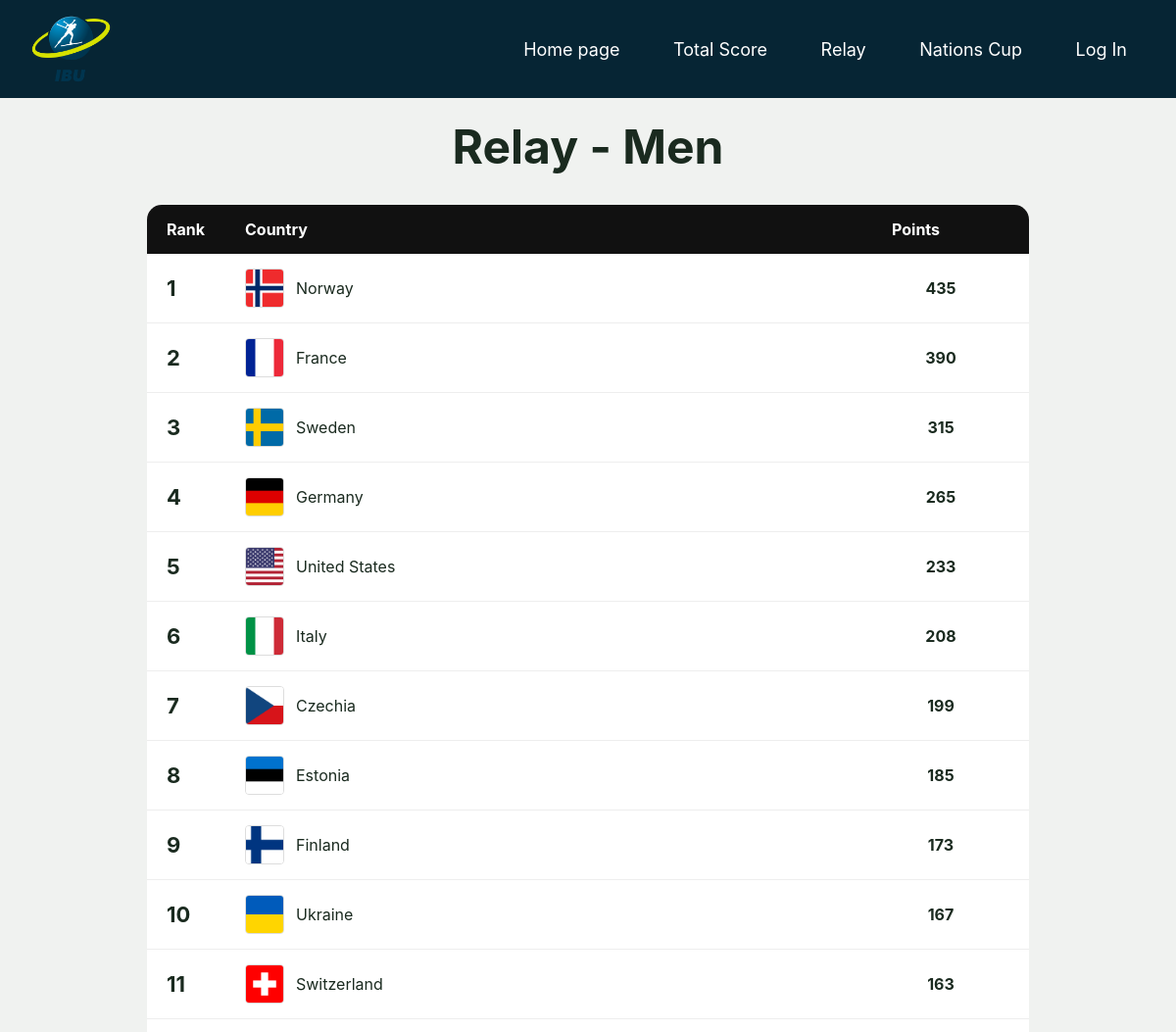
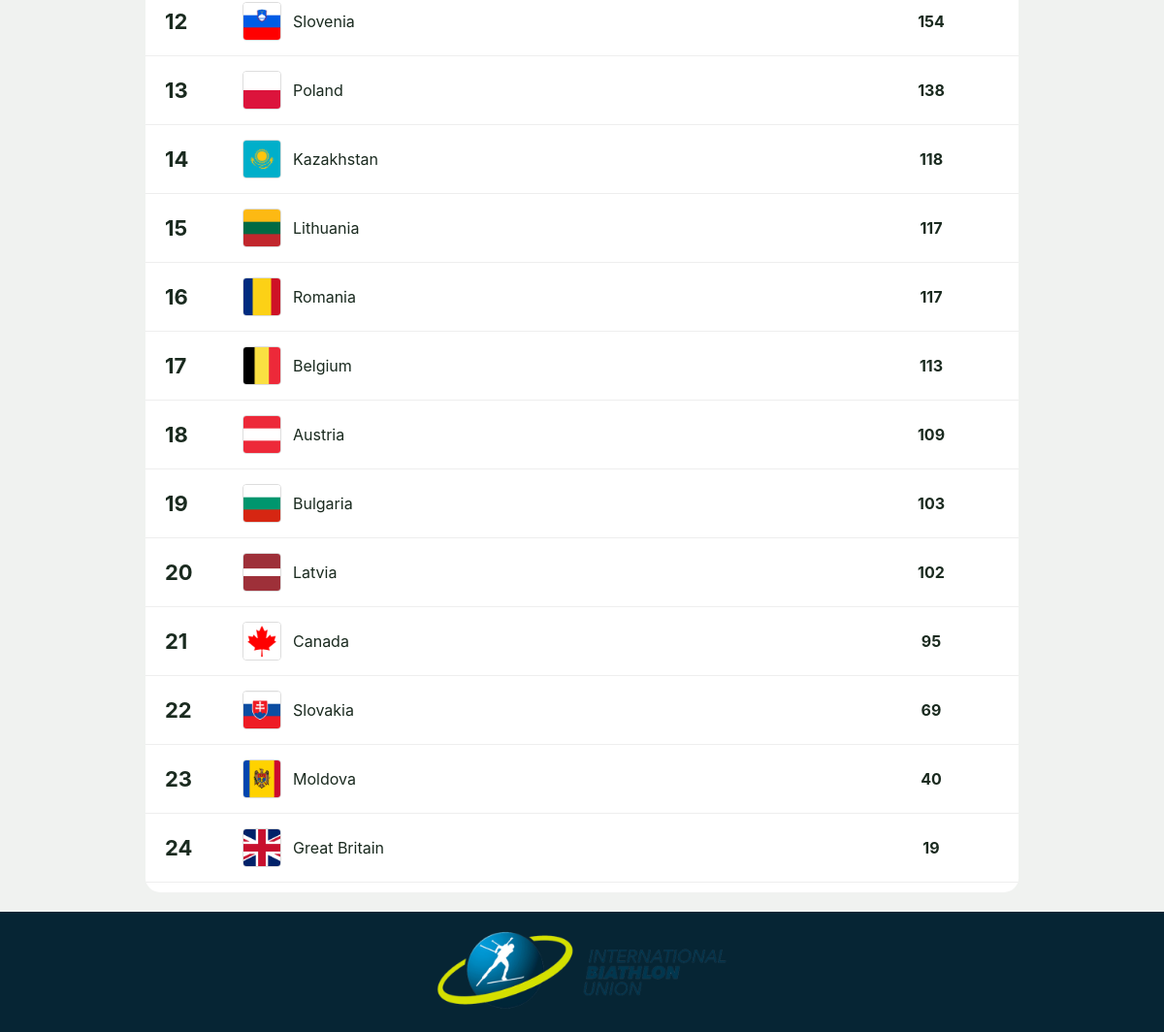
The app's page /stafete/1 with its own data (2 pictures, top to bottom).
### tables this page shows
CREATE TABLE Gender (
	id INTEGER NOT NULL PRIMARY KEY AUTOINCREMENT,
	Gender TEXT NOT NULL
, Picture TEXT);

CREATE TABLE Nations (
	id INTEGER NOT NULL PRIMARY KEY AUTOINCREMENT,
	Country_id INTEGER NOT NULL,
	Discipline_id INTEGER NOT NULL,
	Gender_id INTEGER NOT NULL,
	Points INTEGER NOT NULL,
	CONSTRAINT Nations_Country_FK FOREIGN KEY (Country_id) REFERENCES Country(id),
	CONSTRAINT Nations_discipline_FK FOREIGN KEY (Discipline_id) REFERENCES discipline(id),
	CONSTRAINT Nations_Gender_FK FOREIGN KEY (Gender_id) REFERENCES Gender(id)
);

CREATE TABLE Country (
	id INTEGER NOT NULL PRIMARY KEY AUTOINCREMENT,
	Country TEXT NOT NULL,
	Flag TEXT NOT NULL
);

### app.py (the view)
@app.route("/stafete/<int:gender_id>")
def relay_show(gender_id):
    conn = get_db_connection()
    Relay = conn.execute(
        """
        SELECT Nations.*, Country.Flag AS flag, Country.Country as country, Gender.Gender AS gender
        FROM Nations
        LEFT JOIN Country ON Nations.Country_id = Country.id
        LEFT JOIN Gender ON Nations.Gender_id = Gender.id
        WHERE Nations.Gender_id = ? AND Nations.Discipline_id = 2
        """,
        (gender_id,),
    ).fetchall()
    conn.close()
    return render_template("relay_show.html", Relay=Relay)

### app.py (called while the page is built)
def get_db_connection():
    db = Path(__file__).parent / "data.db"
    conn = sqlite3.connect(db)
    conn.row_factory = sqlite3.Row
    return conn

### templates/relay_show.html (shortened to what this page needs)
{% extends "base.html" %}
{% block content %}
<h1 class="page-title">
    Relay - {{ Relay[0]['gender'] }}
</h1>
<div class="gender2-show relay-style">
    <div class="table-head">
        <div>Rank</div>
        <div>Country</div>
        <div>Points</div>
    </div>
    {% for relay in Relay %}
    <div class="row">
        <div class="rank">
            {{ loop.index }}
        </div>
        <div class="flag2">
            <img class="photo" src="{{ url_for('static', filename='images/Flags/' ~ relay['flag']) }}" alt="{{ relay['country'] }}">
            <p class="name">{{ relay["country"] }}</p>
        </div>
        <div class="points">
            {{ relay["Points"] }}
        </div>
    </div>
    {% endfor %}
</div>
{% endblock %}

### templates/base.html (shortened to what this page needs)
<!DOCTYPE html>
<html lang="lv">
<head>
    <link rel="stylesheet" href="{{ url_for('static', filename='style.css') }}">
</head>
<body>
    <header>
        <img src="{{ url_for('static', filename='images/logo.png') }}" alt="Logo" class="logo">
        <nav>
            <a href="/">Home page</a>
            <a href="/kopejais">Total Score</a>
            <a href="/stafete">Relay</a>
            <a href="/valstu">Nations Cup</a>
            {% if session.user_id %}
                <a href="/profile">Profile</a>
                <a href="/logout">Log Out</a>
            {% else %}
                <a href="/log-in">Log In</a>
            {% endif %}
        </nav>
    </header>
    <main>
        {% block content %}{% endblock %}
    </main>
    {% block footer%}
    <footer class="ipasais1">
        <p><img src="{{ url_for('static', filename='images/logo2.png') }}" alt="Logo2" class="logo2"></p>
    </footer>
    {%endblock%}
</body>
</html>

### static/style.css (style rules this page uses)
body { font-family: 'Inter', sans-serif; background: #f0f2f0; color: #1a2a1f; }
header { background-color: #062534; color: white; padding: 10px; padding-left: 30px; display: flex; align-items: center; justify-content: space-between; }
.logo { height: 80px; }
nav a { color: white; margin: 10px; text-decoration: none; padding-right: 30px; font-size: large; }
main { padding: 20px; }
.ipasais1 { width: 100%; background-color: #062534; text-align: center; padding: 10px; }
h1 { text-align: center; font-size: x-large; }
.logo2 { height: 100px; }
.gender2-show { max-width:900px; margin:auto; background:white; border-radius:15px; overflow:hidden; padding-bottom:10px; }
.table-head, .row { display:grid; grid-template-columns:80px 1fr 100px 120px; align-items:center; padding:15px 20px; }
.table-head { background:#111; color:white; font-weight:bold; }
.row { border-bottom:1px solid #eee; }
.photo { width:45px; height:45px; border-radius:50%; object-fit:cover; }
.flag2 { display:flex; align-items:center; gap:12px; }
.rank { font-size:22px; font-weight:bold; }
.points { font-weight:bold; }
.relay-style .table-head, .relay-style .row { grid-template-columns: 80px 1fr 120px; }
.relay-style .photo { border-radius: 4px; height: 40px; width: 40px; border: 1px solid #ddd; }
.relay-style .points { text-align: center; padding-right: 20px; }
.page-title { margin-bottom: 20px; padding-bottom: 10px; font-size: xxx-large; }
* { margin: 0; padding: 0; box-sizing: border-box; }

### records on screen
Gender: Gender "Men"
Nations: Country (picture), country "Norway", Points "435"
Nations: Country (picture), country "France", Points "390"
Nations: Country (picture), country "Sweden", Points "315"
Nations: Country (picture), country "Germany", Points "265"
Nations: Flag (picture), country "United States", Points "233"
Nations: Country (picture), country "Italy", Points "208"
Nations: Country (picture), country "Czechia", Points "199"
Nations: Country (picture), country "Estonia", Points "185"
Nations: Country (picture), country "Finland", Points "173"
Nations: Country (picture), country "Ukraine", Points "167"
Nations: Country (picture), country "Switzerland", Points "163"
Nations: Country (picture), country "Slovenia", Points "154"
Nations: Country (picture), country "Poland", Points "138"
Nations: Country (picture), country "Kazakhstan", Points "118"
Nations: Country (picture), country "Lithuania", Points "117"
Nations: Country (picture), country "Romania", Points "117"
Nations: Country (picture), country "Belgium", Points "113"
Nations: Country (picture), country "Austria", Points "109"
Nations: Country (picture), country "Bulgaria", Points "103"
Nations: Country (picture), country "Latvia", Points "102"
Nations: Country (picture), country "Canada", Points "95"
Nations: Country (picture), country "Slovakia", Points "69"
Nations: Country (picture), country "Moldova", Points "40"
Nations: Flag (picture), country "Great Britain", Points "19"
